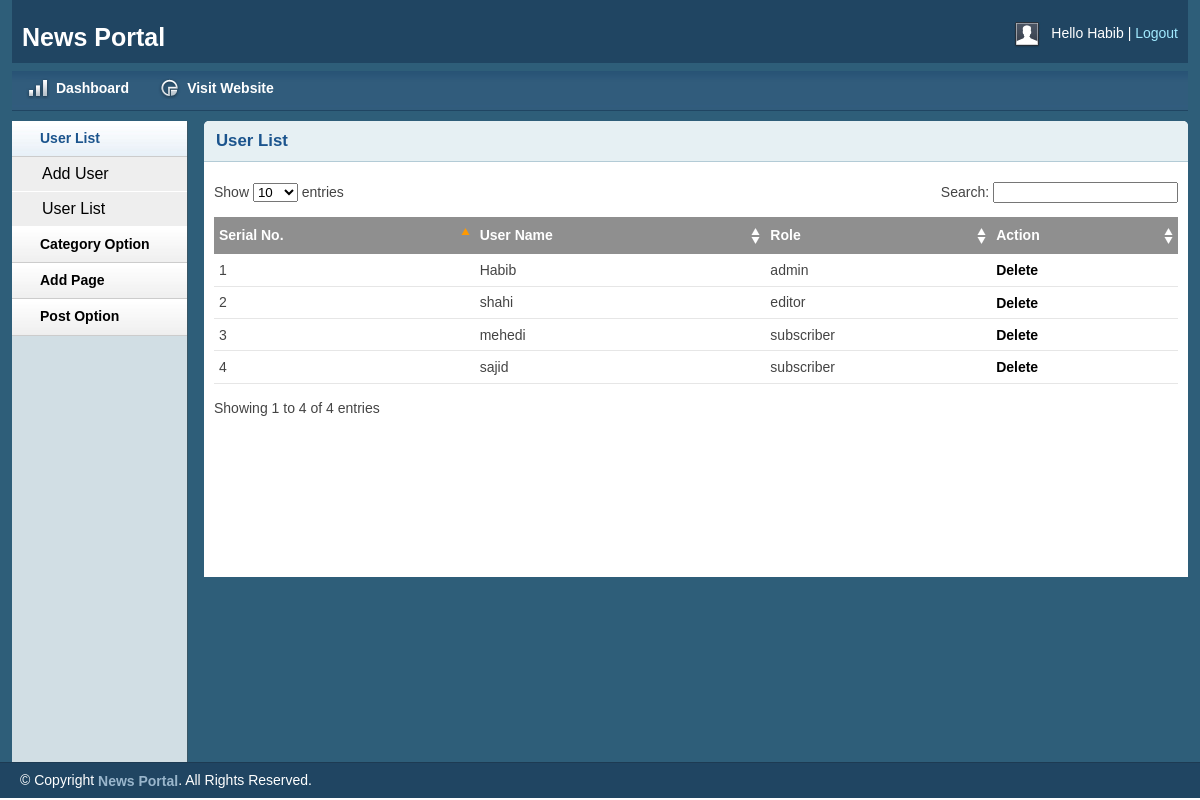
The page /php/src/admin/userlist.php (signed in) on the database its author committed.
### tables this page shows
CREATE TABLE `user` (
  `id` int(11) NOT NULL,
  `name` varchar(25) DEFAULT NULL,
  `email` varchar(50) DEFAULT NULL,
  `password` varchar(25) DEFAULT NULL,
  `role` varchar(20) DEFAULT NULL,
  `details` varchar(100) DEFAULT NULL
);

### php/src/lib/Database.php (called while the page is built, shortened)
<?php
Class Database{
	public $host   = DB_HOST;
	public $user   = DB_USER;
	public $pass   = DB_PASS;
	public $dbname = DB_NAME;
	public $link;
	private function connectDB(){
	$this->link = new mysqli($this->host, $this->user, $this->pass, $this->dbname);
 }
	public function select($query){
		$result = $this->link->query($query) or die($this->link->error.__LINE__);
		if($result->num_rows > 0){
			return $result;
		} else {
			return false;
		}
	}
}

### php/src/admin/userlist.php (the view, shortened to what this page needs)
<?php include"inc/header.php"; ?>
        <div class="grid_10">
            <div class="box round first grid">
                <h2>User List</h2>
                <div class="block">
                    <table class="data display datatable" id="example">
					<thead>
						<tr>
							<th>Serial No.</th>
							<th>User Name</th>
                            <th>Role</th>
							<th>Action</th>
						</tr>
					</thead>
					<tbody>
					 <?php
					 	$query="SELECT * FROM user";
						 $user=$db->select($query);
						 if($user){
							 $i=0;
							 while($result=$user->fetch_assoc()){
								 $i++;
					 ?>
						<tr class="odd gradeX">
							<td><?php echo $i;?></td>
							<td><?php echo $result['name'];?></td>
                            <td><?php echo $result['role'];?></td>
							<td><a href="userlist.php?deluserid=<?php echo $result['id'];?>">Delete</a></td>
						</tr>
						<?php }
						 }else{
						    echo "No User to Display";
						 }
						?>
					</tbody>
				</table>
               </div>
            </div>
        </div>
<?php include"inc/footer.php"; ?>

### php/src/admin/css/layout.css (style rules this page uses)
body { background: #fff none repeat scroll 0 0; color: #444; font-size: 14px; padding: 0; }
a { color: #000; font-weight:bold; text-decoration: none; }
h1, h2, h3, h4, h5, h6 { line-height:1.2em; margin-bottom:.3em; }
h2 { margin-top:1em; }
.box { background:#fff; margin-bottom:20px; padding:10px 10px 10px 10px; margin-left:-8px; }
.box.grid { padding-bottom:40px; }
.box.round { -moz-border-radius: 5px 5px 0px 0px; -webkit-border-radius: 5px 5px 0px 0px; border-radius: 5px 5px 0px 0px; }
.box h2 { font-size:1.2em; font-weight:bold; color:#1B548D; background:#E6F0F3; margin:-10px -10px 0 -10px; padding:10px 12px; border-bottom:1px solid #B3CBD6; -moz-border-radius: 5px 5px 0px 0px; -webkit-border-radius: 5px 5px 0px 0px; border-radius: 5px 5px 0px 0px; }
.box.first { min-height: 406px; }
.block { padding-top:20px; }
.block { padding-bottom:1px; }
table.display { margin: 0 auto; clear: both; width: 100%; }
.sorting_asc { background: #8f8f8f url(../img/table/sort_asc.png) no-repeat center right; padding:8px 5px; text-align:left; color:#fff; }
.sorting { background:#8f8f8f url(../img/table/sort_both.png) no-repeat center right; padding:8px 5px; text-align:left; color:#fff; }
tr.odd { height: 30px; line-height: 30px; border-bottom:1px solid #e6e6e6; }
tr.even { height: 30px; line-height: 30px; border-bottom:1px solid #e6e6e6; }
tr.odd td, tr.even td { padding-left:5px; }

### rows shown on the page
user: name "Habib", role "admin"
user: name "shahi", role "editor"
user: name "mehedi", role "subscriber"
user: name "sajid", role "subscriber"

### other values the page prints
Session::get("name") "Habib"
